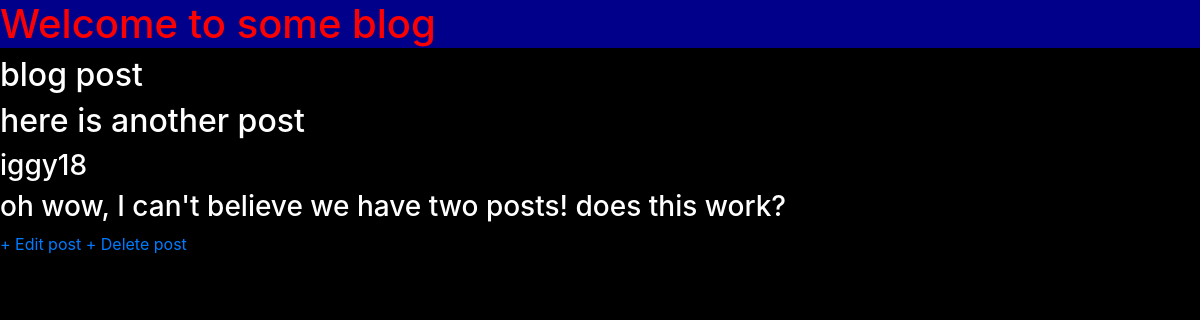
The page /detail/2/ on the database its author committed.
### blog/models.py (models this page shows, shortened)
class Post(models.Model):
    title = models.CharField(max_length=200)
    author = models.ForeignKey('auth.User', on_delete=models.CASCADE)
    body = models.TextField()

### blog/views.py (the view)
# urls.py: path('detail/<int:pk>/', DetailView.as_view(), name='post_detail'),
class DetailView(DetailView):
    template_name = "post_detail.html"
    model = Post

### templates/post_detail.html
{% extends 'base.html' %}
{% block content %}
<div class="blog_post">
    <h2> blog post </h2>
    <h2> {{ object.title }} </h2>
    <h3> {{ object.author }} </h3>
    <h3> {{ object.body }} </h3>
    <a href="{% url 'edit_post' post.pk %}">+ Edit post</a>
    <a href="{% url 'delete_post' post.pk %}">+ Delete post</a>
</div>
{% endblock content %}

### static/base.css (style rules this page uses)
body { background-color: black; color: white; }

### rows shown on the page
Post: title "here is another post", author "iggy18", body "oh wow, I can't believe we have two posts! does this work?"
